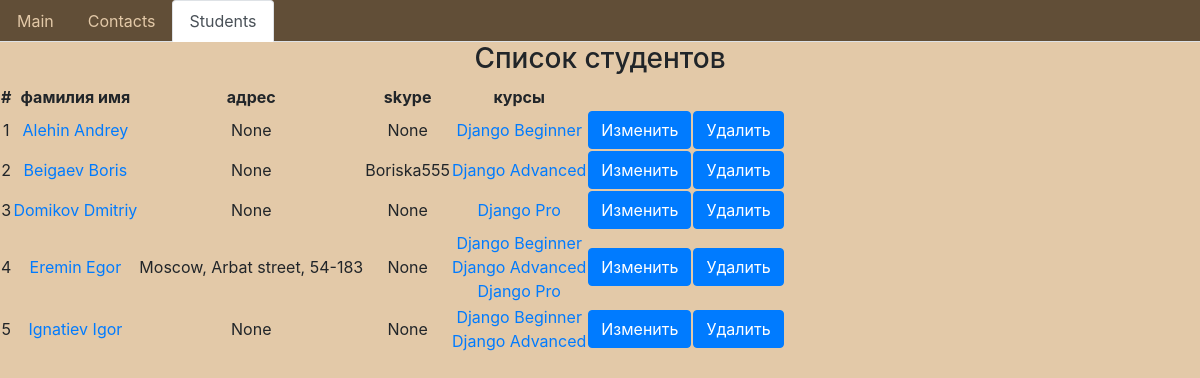
/students/, run on an earlier commit of the app's database.
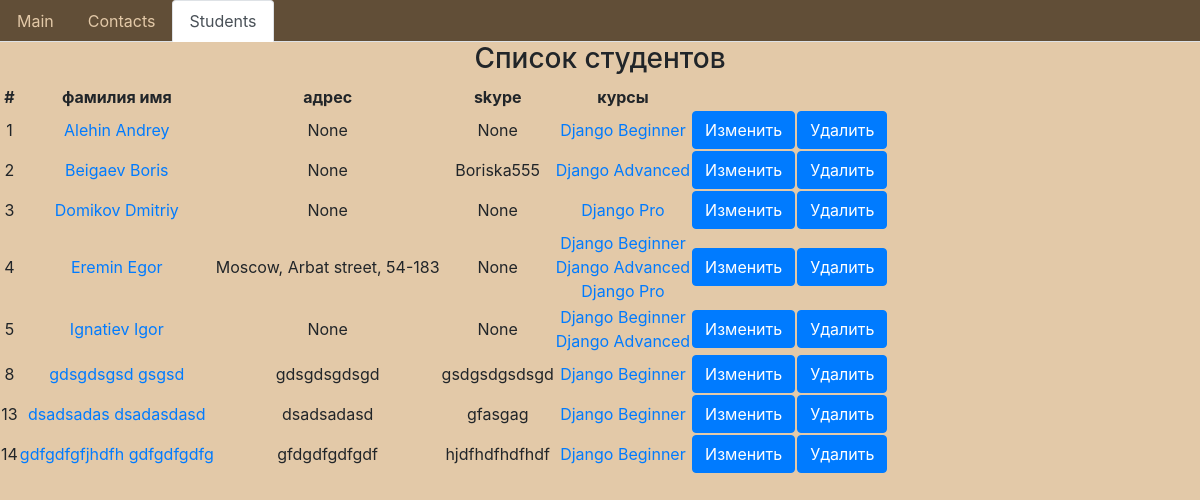
And on a later commit of the database.
### students/models.py (models this page shows, shortened)
class Student(models.Model):
    name = models.CharField(max_length=30)
    surname = models.CharField(max_length=30)
    date_of_birth = models.DateField()
    email = models.EmailField(max_length=50)
    phone = models.CharField(max_length=30, null=True, blank=True)
    address = models.CharField(max_length=100, null=True, blank=True)
    skype = models.CharField(max_length=30, null=True, blank=True)
    courses = models.ManyToManyField(Course)
    def get_courses(self):
        return self.courses.all()

### courses/models.py (models this page shows)
class Course(models.Model):
    name = models.CharField(max_length=50, unique=True)
    short_description = models.CharField(max_length=150)
    description = models.TextField()
    coach = models.ForeignKey(Coach, models.CASCADE, related_name='coach_courses', null='True', blank='True')
    assistant = models.ForeignKey(Coach, models.CASCADE, related_name='assistant_courses', null='True', blank='True')
    def __str__(self):
        return self.name

### students/views.py (the view)
# urls.py: path('', views.StudentListView.as_view(), name='list_view'),
class StudentListView(ListView):
    model = Student
    template_name = 'students/list.html'
    context_object_name = 'students'
    def get_queryset(self):
        course_name = self.request.GET.get('course_name')
        if course_name:
            students = Student.objects.filter(courses__name=course_name)
        else:
            students = Student.objects.all()
        return students

### templates/students/list.html (shortened to what this page needs)
{% extends "base.html" %}
{% block active_students %}active{% endblock %}
{% block content %}
    <h3>Список студентов</h3>
      <table>
        <tr>
          <th>#</th><th>фамилия имя</th><th>адрес</th><th>skype</th><th>курсы</th>
        </tr>
        {% for student in students %}
        <tr>
          <td>{{ student.id }}</td>
          <td><a href = "{% url 'students:detail' student.id %}">{{ student.surname }} {{ student.name }}</a></td>
          <td>{{ student.address }}</td>
          <td>{{ student.skype }}</td>
          <td>
            {% for course in student.get_courses %}
              <a href="{% url 'courses:detail' course %}">{{ course }}</a><br />
            {% endfor %}
          </td>
          <td><a class="btn btn-primary" href="{% url 'students:student_edit' student.id %}" role="button">Изменить</a></td>
          <td><a class="btn btn-primary" href="{% url 'students:student_remove' student.id %}" role="button">Удалить</a></td>
        </tr>
        {% endfor %}
      </table>
{% endblock content %}

### templates/base.html (shortened to what this page needs)
<!DOCTYPE html>
<html>
  <head>
    <link rel="stylesheet" href="/static/css/bootstrap.css">
    <link rel="stylesheet" href="/static/css/my_style.css">
  </head>
  <body>
    <ul class="nav nav-tabs">
      <li class="nav-item">
        <a class="nav-link {% block active_main %}{% endblock %}" href="{% url 'index' %}">Main</a>
      </li>
      <li class="nav-item">
        <a class="nav-link {% block active_contacts %}{% endblock %}" href="{% url 'contact' %}">Contacts</a>
      </li>
      <li class="nav-item">
        <a class="nav-link {% block active_students %}{% endblock %}"
          href="{% url 'students:list_view' %}?course_name={{ course.name }}">Students</a>
      </li>
    </ul>
{% block content %}
{% endblock content %}
  </body>

### static/css/my_style.css (style rules this page uses)
.nav { background:#614E37 }
.nav-link { color: #E3C9A8 }
body { background:#E3C9A8; text-align:center; }

What changed in the data, as far as the page shows it:
added Student: id "8", surname "gdsgdsgsd", name "gsgsd", address "gdsgdsgdsgd", skype "gsdgsdgsdsgd", Course (name "Django Beginner")
added Student: id "13", surname "dsadsadas", name "dsadasdasd", address "dsadsadasd", skype "gfasgag", Course (name "Django Beginner")
added Student: id "14", surname "gdfgdfgfjhdfh", name "gdfgdfgdfg", address "gfdgdfgdfgdf", skype "hjdfhdfhdfhdf", Course (name "Django Beginner")
